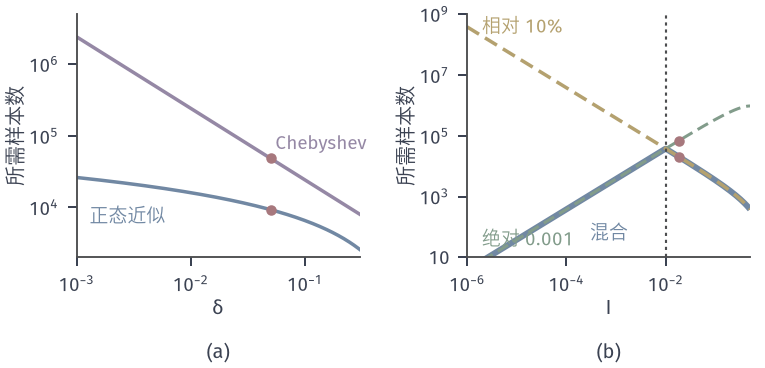

The Python source for this figure:
from pathlib import Path
import sys
HERE = Path(__file__).resolve().parent
sys.path.insert(0, str(HERE.parent/"budget-common"))
from budget_fig import *
# (a) I = int_0^1 e^u du, sigma^2 = (e^2-1)/2-(e-1)^2, tolerance eps = 0.01.
#     Samples needed so that P(|I_n - I| > eps) <= delta: Chebyshev sigma^2/(delta eps^2), normal approx z^2 sigma^2/eps^2.
# (b) I = P(X > 4), X ~ Exp(1), per-sample variance I(1-I); 95% normal approximation.
#     absolute eps = 1e-3, relative 10%, mixed max(1e-3, 0.1 I), plotted against a generic tail probability I.
def zq(p):
    lo, hi = 0.0, 10.0
    for _ in range(80):
        m = (lo+hi)/2
        if Phi(m) < p: lo = m
        else: hi = m
    return (lo+hi)/2
s2 = (E*E-1)/2-(E-1)**2; eps = 0.01
d = np.logspace(-3, np.log10(0.3), 200)
ncheb = s2/(d*eps**2); nnorm = np.array([zq(1-x/2)**2 for x in d])*s2/eps**2
fig, axs = figure(width_mm=108, height_mm=52, ncols=2)
a1, a2 = axs
panel(fig, left=.1, right=.98, bottom=.3, top=.96, wspace=.38)
a1.plot(d, ncheb, color=PURPLE, lw=1.4); a1.plot(d, nnorm, color=BLUE, lw=1.4)
a1.set_xscale('log'); a1.set_yscale('log'); a1.set_xlim(1e-3, .3); a1.set_ylim(2e3, 5e6)
logticks(a1, [-3, -2, -1], 'x'); logticks(a1, [4, 5, 6])
z95 = zq(.975)
dot(a1, .05, s2/(.05*eps**2)); dot(a1, .05, z95**2*s2/eps**2)
lab(a1, .055, s2/(.05*eps**2)*1.35, 'Chebyshev', PURPLE)
lab(a1, .0013, 6.2e3, '正态近似', BLUE)
axlab(a1, r'$\delta$', '所需样本数')
I = np.logspace(-6, np.log10(.5), 300); z2 = z95**2
nabs = z2*I*(1-I)/1e-3**2; nrel = z2*(1-I)/(0.01*I); nmix = z2*I*(1-I)/np.maximum(1e-3, .1*I)**2
a2.plot(I, nmix, color=BLUE, lw=2.4, solid_capstyle='butt')
a2.plot(I, nabs, color=GREEN, lw=1.2, ls=DASH); a2.plot(I, nrel, color=YELLOW, lw=1.4, ls=DASH)
a2.set_xscale('log'); a2.set_yscale('log'); a2.set_xlim(1e-6, .5); a2.set_ylim(10, 1e9)
logticks(a2, [-6, -4, -2], 'x'); logticks(a2, [1, 3, 5, 7, 9])
It = math.exp(-4)
dot(a2, It, z2*It*(1-It)/1e-6); dot(a2, It, z2*(1-It)/(0.01*It))
a2.axvline(1e-2, color=STROKE, lw=.85, ls=DOT)
lab(a2, 2e-6, 2.5e8, '相对 10%', YELLOW)
lab(a2, 2e-6, 25, '绝对 0.001', GREEN)
lab(a2, 3e-4, 40, '混合', BLUE)
axlab(a2, r'$I$', '所需样本数')
tags(fig, axs)
save(fig, HERE, 'figure', {'sigma2': s2, 'eps': eps, 'cheb_n_delta05': s2/(.05*eps**2), 'normal_n_delta05': z95**2*s2/eps**2,
     'tail_I': It, 'n_abs_1e-3': z2*It*(1-It)/1e-6, 'n_rel_10pct': z2*(1-It)/(0.01*It), 'mixed_switch_I': 1e-2})
